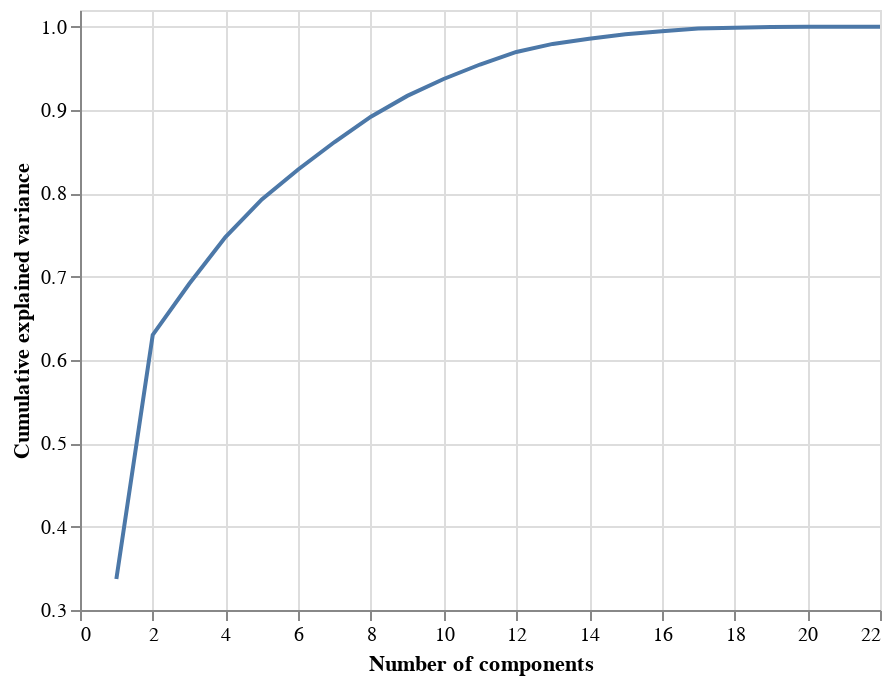

Notebook code cell kept with this figure:
### Code cell
visualizePCAComponents(x_train)

### Figure 1 — Vega-Lite specification as saved in the notebook (floating-point values rounded to 4 significant figures)
{"config": {"view": {"continuousWidth": 400, "continuousHeight": 300}}, "data": {"name": "data-5eb26fcb29d6fc79c2b78dda0e550284"}, "mark": "line", "encoding": {"x": {"type": "quantitative", "field": "x", "title": "Number of components"}, "y": {"type": "quantitative", "field": "y", "scale": {"domain": [0.3, 1.02]}, "title": "Cumulative explained variance"}}, "selection": {"selector023": {"type": "interval", "bind": "scales", "encodings": ["x", "y"]}}, "$schema": "https://vega.github.io/schema/vega-lite/v4.8.1.json", "datasets": {"data-5eb26fcb29d6fc79c2b78dda0e550284": [{"x": 1, "y": 0.3371}, {"x": 2, "y": 0.6301}, {"x": 3, "y": 0.6912}, {"x": 4, "y": 0.7474}, {"x": 5, "y": 0.7928}, {"x": 6, "y": 0.8286}, {"x": 7, "y": 0.8616}, {"x": 8, "y": 0.892}, {"x": 9, "y": 0.9169}, {"x": 10, "y": 0.9372}, {"x": 11, "y": 0.9546}, {"x": 12, "y": 0.9697}, {"x": 13, "y": 0.9793}, {"x": 14, "y": 0.9854}, {"x": 15, "y": 0.9908}, {"x": 16, "y": 0.9946}, {"x": 17, "y": 0.9977}, {"x": 18, "y": 0.9988}, {"x": 19, "y": 0.9995}, {"x": 20, "y": 1.0}, {"x": 21, "y": 1.0}, {"x": 22, "y": 1.0}]}}
